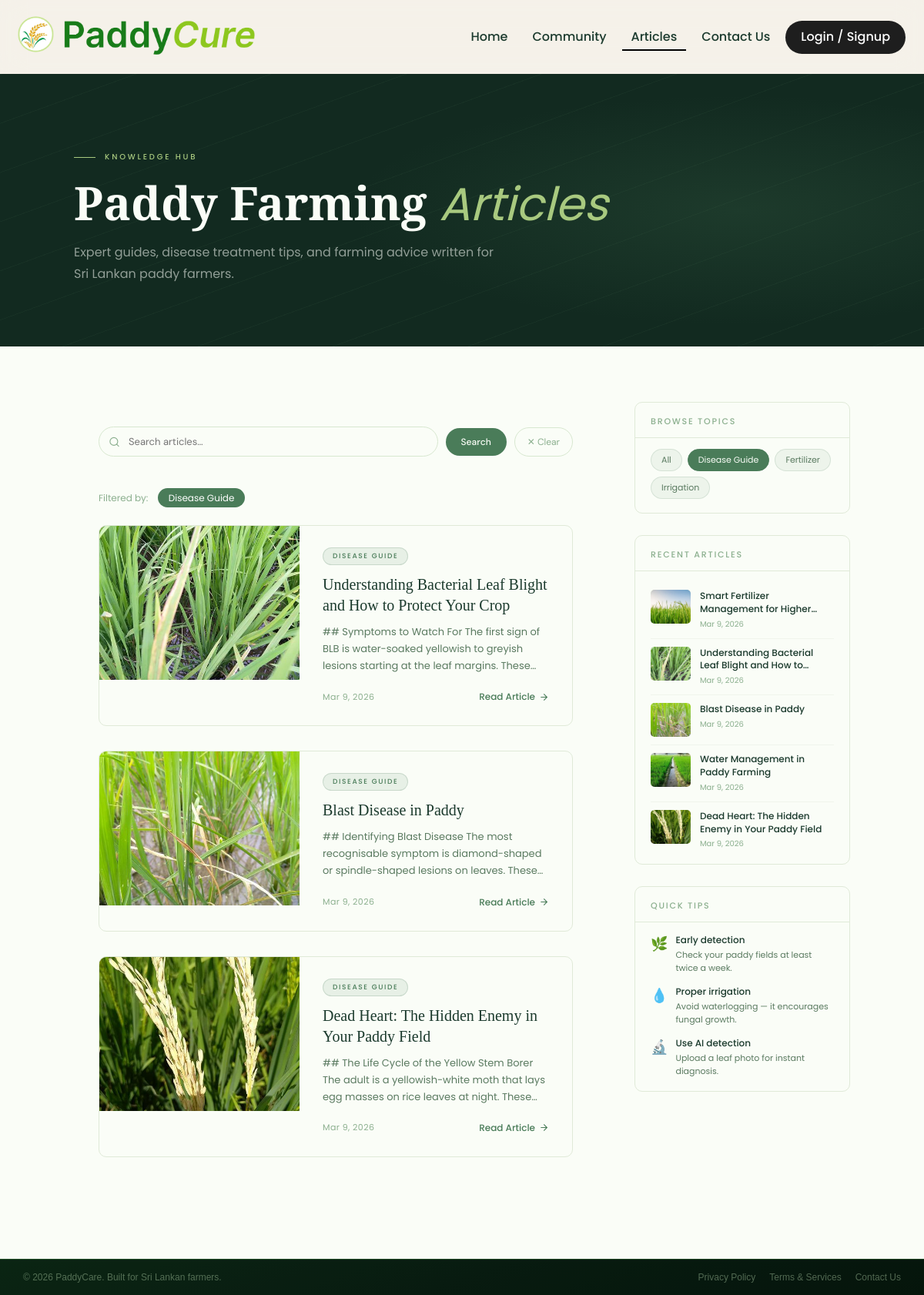
The app's page /pages/articles/articles.php?tag=Disease+Guide with its own data.
### tables this page shows
CREATE TABLE IF NOT EXISTS `article` (
  `id` int NOT NULL AUTO_INCREMENT,
  `title` varchar(255) NOT NULL,
  `body` text NOT NULL,
  `image` varchar(255) DEFAULT NULL,
  `tag` varchar(80) DEFAULT NULL,
  `created_at` timestamp NULL DEFAULT CURRENT_TIMESTAMP,
  `updated_at` timestamp NULL DEFAULT CURRENT_TIMESTAMP ON UPDATE CURRENT_TIMESTAMP,
  `deleted_at` timestamp NULL DEFAULT NULL,
  PRIMARY KEY (`id`)
);

### pages/articles/articles.php (the view, shortened to what this page needs)
<?php
$conn = initialize_database();
$filter_tag = trim($_GET['tag'] ?? '');
$search     = trim($_GET['q']   ?? '');
$where = "WHERE deleted_at IS NULL";
if ($filter_tag !== '') {
    $where .= " AND tag = '" . mysqli_real_escape_string($conn, $filter_tag) . "'";
}
$articles_res = mysqli_query($conn, "SELECT * FROM article $where ORDER BY created_at DESC");
$tags_res = mysqli_query($conn, "SELECT DISTINCT tag FROM article WHERE tag IS NOT NULL AND tag != '' AND deleted_at IS NULL ORDER BY tag");
$all_tags = [];
while ($t = mysqli_fetch_assoc($tags_res)) $all_tags[] = $t['tag'];
?>
<!DOCTYPE html>
<html lang="en">
<head>
<link rel="stylesheet" href="<?= BASE_URL ?>/public/styles/styles.css">
<link rel="stylesheet" href="<?= BASE_URL ?>/public/styles/fonts.css">
</head>
<body>
<?php include('../../components/header_navigation_bar.php'); ?>
<section class="page-hero">
  <div class="page-hero-content">
    <p class="page-hero-label">Knowledge Hub</p>
    <h1 class="page-hero-title">Paddy Farming <em>Articles</em></h1>
    <p class="page-hero-sub">Expert guides, disease treatment tips, and farming advice written for Sri Lankan paddy farmers.</p>
  </div>
</section>
<div class="articles-layout">
  <main class="articles-main">
    <form method="GET" class="filters-bar">
      <div class="search-wrap">
        <input type="text" name="q" placeholder="Search articles…" value="<?= htmlspecialchars($search) ?>">
      </div>
      <button type="submit" class="btn-search">Search</button>
      <?php if ($search || $filter_tag): ?>
        <button type="button" class="btn-clear" onclick="window.location.href='articles.php'">✕ Clear</button>
      <?php endif; ?>
    </form>
    <?php if ($filter_tag): ?>
    <div style="margin-bottom:24px">
      <span style="font-size:12px;color:var(--muted)">Filtered by:</span>
      <span style="font-size:12px;background:var(--sage);color:#fff;padding:4px 14px;border-radius:100px;margin-left:8px"><?= htmlspecialchars($filter_tag) ?></span>
    </div>
    <?php endif; ?>
    <div class="articles-grid">
    <?php if (mysqli_num_rows($articles_res) === 0): ?>
      <div class="no-articles">
        <svg viewBox="0 0 24 24"><path d="M14 2H6a2 2 0 00-2 2v16a2 2 0 002 2h12a2 2 0 002-2V8z"/><polyline points="14 2 14 8 20 8"/><line x1="16" y1="13" x2="8" y2="13"/><line x1="16" y1="17" x2="8" y2="17"/><polyline points="10 9 9 9 8 9"/></svg>
        <p>No articles found<?= ($search||$filter_tag) ? ' — try a different search' : ' yet' ?>.</p>
      </div>
    <?php else:
      while ($a = mysqli_fetch_assoc($articles_res)):
        $excerpt = htmlspecialchars(mb_substr(strip_tags($a['body']), 0, 180)) . (mb_strlen($a['body']) > 180 ? '…' : '');
        $date    = date('M j, Y', strtotime($a['created_at']));
        $img_src = !empty($a['image']) ? BASE_URL . '/public/images/articles/' . htmlspecialchars($a['image']) : '';
    ?>
      <div class="article-card"
           data-title="<?= htmlspecialchars($a['title'], ENT_QUOTES) ?>"
           data-tag="<?= htmlspecialchars($a['tag'] ?? '', ENT_QUOTES) ?>"
           data-body="<?= htmlspecialchars($a['body'], ENT_QUOTES) ?>"
           data-img="<?= htmlspecialchars($img_src, ENT_QUOTES) ?>"
           data-date="<?= htmlspecialchars($date, ENT_QUOTES) ?>"
           onclick="openArticle(this)">
        <?php if ($img_src): ?>
          <img class="article-card-img" src="<?= $img_src ?>" alt="<?= htmlspecialchars($a['title']) ?>">
        <?php else: ?>
          <div class="article-card-img-placeholder">🌾</div>
        <?php endif; ?>
        <div class="article-card-body">
          <?php if ($a['tag']): ?>
            <span class="article-card-tag"><?= htmlspecialchars($a['tag']) ?></span>
          <?php endif; ?>
          <h2 class="article-card-title"><?= htmlspecialchars($a['title']) ?></h2>
          <p class="article-card-excerpt"><?= $excerpt ?></p>
          <div class="article-card-footer">
            <span class="article-card-date"><?= $date ?></span>
            <span class="article-read-more">
              Read Article
              <svg viewBox="0 0 24 24"><line x1="5" y1="12" x2="19" y2="12"/><polyline points="12 5 19 12 12 19"/></svg>
            </span>
          </div>
        </div>
      </div>
    <?php endwhile; endif; ?>
    </div>
  </main>
  <aside class="articles-sidebar">
    <?php if (!empty($all_tags)): ?>
    <div class="sidebar-card">
      <div class="sidebar-card-h">Browse Topics</div>
      <div class="sidebar-card-b">
        <div class="sidebar-tags">
          <a href="articles.php" class="sidebar-tag <?= $filter_tag==='' ? 'active' : '' ?>">All</a>
          <?php foreach ($all_tags as $t): ?>
            <a href="?tag=<?= urlencode($t) ?>" class="sidebar-tag <?= $filter_tag===$t ? 'active' : '' ?>"><?= htmlspecialchars($t) ?></a>
          <?php endforeach; ?>
        </div>
      </div>
    </div>
    <?php endif; ?>
    <?php
    $recent_res = mysqli_query($conn, "SELECT id, title, image, created_at FROM article WHERE deleted_at IS NULL ORDER BY created_at DESC LIMIT 5");
    $recent_articles = [];
    while ($r = mysqli_fetch_assoc($recent_res)) $recent_articles[] = $r;
    ?>
    <?php if (!empty($recent_articles)): ?>
    <div class="sidebar-card">
      <div class="sidebar-card-h">Recent Articles</div>
      <div class="sidebar-card-b">
        <?php foreach ($recent_articles as $r):
          $r_img  = !empty($r['image']) ? BASE_URL . '/public/images/articles/' . htmlspecialchars($r['image']) : '';
          $r_date = date('M j, Y', strtotime($r['created_at']));
        ?>
        <div class="recent-article">
          <?php if ($r_img): ?>
            <img class="recent-thumb" src="<?= $r_img ?>" alt="">
          <?php else: ?>
            <div class="recent-thumb-placeholder">🌾</div>
          <?php endif; ?>
          <div>
            <div class="recent-title"><?= htmlspecialchars($r['title']) ?></div>
            <div class="recent-date"><?= $r_date ?></div>
          </div>
        </div>
        <?php endforeach; ?>
      </div>
    </div>
    <?php endif; ?>
    <div class="sidebar-card">
      <div class="sidebar-card-h">Quick Tips</div>
      <div class="sidebar-card-b" style="display:flex;flex-direction:column;gap:14px">
        <?php foreach ([
          ['🌿','Early detection','Check your paddy fields at least twice a week.'],
          ['💧','Proper irrigation','Avoid waterlogging — it encourages fungal growth.'],
          ['🔬','Use AI detection','Upload a leaf photo for instant diagnosis.'],
        ] as $tip): ?>
        <div style="display:flex;gap:10px;align-items:flex-start">
          <span style="font-size:18px;flex-shrink:0"><?= $tip[0] ?></span>
          <div>
            <div style="font-size:12px;font-weight:500;color:var(--forest);margin-bottom:2px"><?= $tip[1] ?></div>
            <div style="font-size:11px;color:#5a7a60;line-height:1.5"><?= $tip[2] ?></div>
          </div>
        </div>
        <?php endforeach; ?>
      </div>
    </div>
  </aside>
</div>
<?php include('../../components/footer.php'); ?>
</body>
</html>

### public/styles/styles.css (style rules this page uses)
* { margin: 0; padding: 0; box-sizing: border-box; font-family: 'Poppins', 'Inter', sans-serif; font-weight: 400; }
html { scroll-behavior: smooth; }
body { min-height: 100vh; position: relative; background-color: var(--primary-background-color, #fff); color: var(--primary-font-color, #000); }
main { max-width: 100rem; height: fit-content; min-height: 60vh; margin: 0 auto; padding: 2rem; }
a { color: var(--primary-font-color); }

### public/styles/variables.css (style rules this page uses)
:root { --primary-font-color: #1e1e1e; --secondary-font-color: #ffffff; --primary-background-color: #fff; --secondary-background-color: hsl(230, 33%, 95%); --primary-highlight-color: #f0e6db; --secondary-highlight-color: var(--primary-font-color, #000); --primary-button-font-color: var(--secondary-font-color); --primary-button-background-color: var(--primary-font-color); --primary-button-hover-background-color: #000; --primary-link-font-color: var(--primary-font-color); --primary-link-hover-font-color: #000; }

### records on screen
article: image (picture), tag "DISEASE GUIDE", title "Understanding Bacterial Leaf Blight and How to Protect Your Crop", body "## Symptoms to Watch For The first sign of BLB is water-soaked yellowish to greyish lesions starting at the leaf margins.…", created_at "Mar 9, 2026", title "Understanding Bacterial Leaf Blight and How…"
article: image (picture), tag "DISEASE GUIDE", title "Blast Disease in Paddy", body "## Identifying Blast Disease The most recognisable symptom is diamond-shaped or spindle-shaped lesions on leaves.…", created_at "Mar 9, 2026"
article: image (picture), tag "DISEASE GUIDE", title "Dead Heart: The Hidden Enemy in Your Paddy Field", body "## The Life Cycle of the Yellow Stem Borer The adult is a yellowish-white moth that lays egg masses on rice leaves at night.…", created_at "Mar 9, 2026"
article: image (picture), title "Smart Fertilizer Management for…", created_at "Mar 9, 2026"
article: image (picture), title "Water Management in Paddy Farming", created_at "Mar 9, 2026"

### other values on screen
$filter_tag "Disease Guide"
$t "Disease Guide"
$t "Fertilizer"
$t "Irrigation"
$tip[0] "🌿"
$tip[1] "Early detection"
$tip[2] "Check your paddy fields at least twice a week."
$tip[0] "💧"
$tip[1] "Proper irrigation"
$tip[2] "Avoid waterlogging — it encourages fungal growth."
$tip[0] "🔬"
$tip[1] "Use AI detection"
$tip[2] "Upload a leaf photo for instant diagnosis."
